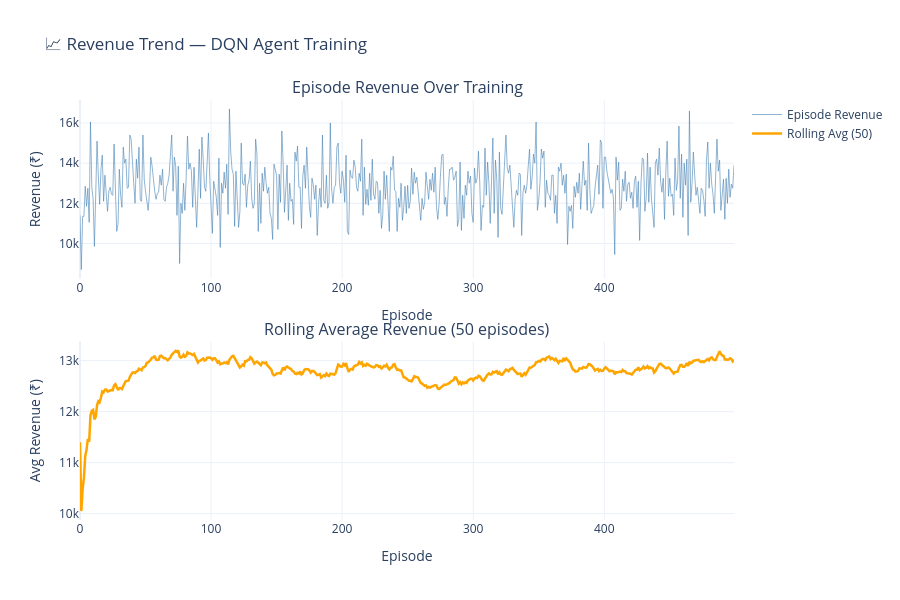

Notebook cell for this chart:
### Code cell
# Dashboard 1: Revenue Trend


fig = make_subplots(
    rows=2, cols=1,
    subplot_titles=(
        'Episode Revenue Over Training',
        'Rolling Average Revenue (50 episodes)'
    ),
    vertical_spacing=0.15
)

# Episode revenue
fig.add_trace(
    go.Scatter(
        x    = dqn_history['episode'],
        y    = dqn_history['total_reward'],
        mode = 'lines',
        name = 'Episode Revenue',
        line = dict(color='steelblue', width=1),
        opacity=0.6
    ),
    row=1, col=1
)

# Rolling average
fig.add_trace(
    go.Scatter(
        x    = dqn_history['episode'],
        y    = dqn_history['avg_reward_50'],
        mode = 'lines',
        name = 'Rolling Avg (50)',
        line = dict(color='orange', width=2.5)
    ),
    row=2, col=1
)

fig.update_layout(
    title_text = '📈 Revenue Trend — DQN Agent Training',
    height     = 600,
    template   = 'plotly_white',
    showlegend = True
)

fig.update_xaxes(title_text='Episode', row=1, col=1)
fig.update_xaxes(title_text='Episode', row=2, col=1)
fig.update_yaxes(title_text='Revenue (₹)', row=1, col=1)
fig.update_yaxes(title_text='Avg Revenue (₹)', row=2, col=1)

fig.show()
print(f"Peak revenue    : ₹{dqn_history['total_reward'].max():,.2f}")
print(f"Average revenue : ₹{dqn_history['total_reward'].mean():,.2f}")
print(f"Final avg (50)  : ₹{dqn_history['avg_reward_50'].iloc[-1]:,.2f}")

### Figure 1 — Plotly figure (JSON) as saved in the notebook; plotly's stock layout.template omitted (floating-point values rounded to 4 significant figures; data arrays with more than 128 entries replaced by an {"elided": "..."} marker saying what was removed)
{"data": [{"line": {"color": "steelblue", "width": 1}, "mode": "lines", "name": "Episode Revenue", "opacity": 0.6, "type": "scatter", "x": {"elided": "500 int values"}, "xaxis": "x", "y": {"elided": "500 float values"}, "yaxis": "y"}, {"line": {"color": "orange", "width": 2.5}, "mode": "lines", "name": "Rolling Avg (50)", "type": "scatter", "x": {"elided": "500 int values"}, "xaxis": "x2", "y": {"elided": "500 float values"}, "yaxis": "y2"}], "layout": {"annotations": [{"font": {"size": 16}, "showarrow": false, "text": "Episode Revenue Over Training", "x": 0.5, "xanchor": "center", "xref": "paper", "y": 1, "yanchor": "bottom", "yref": "paper"}, {"font": {"size": 16}, "showarrow": false, "text": "Rolling Average Revenue (50 episodes)", "x": 0.5, "xanchor": "center", "xref": "paper", "y": 0.425, "yanchor": "bottom", "yref": "paper"}], "height": 600, "showlegend": true, "title": {"text": "📈 Revenue Trend — DQN Agent Training"}, "xaxis": {"anchor": "y", "domain": [0, 1], "title": {"text": "Episode"}}, "xaxis2": {"anchor": "y2", "domain": [0, 1], "title": {"text": "Episode"}}, "yaxis": {"anchor": "x", "domain": [0.575, 1], "title": {"text": "Revenue (₹)"}}, "yaxis2": {"anchor": "x2", "domain": [0, 0.425], "title": {"text": "Avg Revenue (₹)"}}}}
